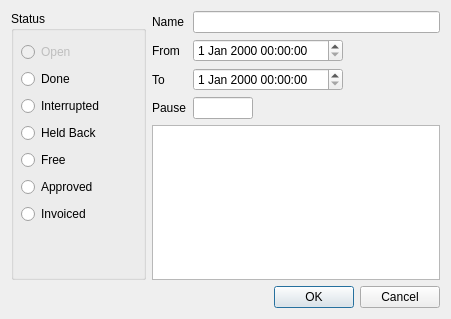
<?xml version="1.0" encoding="UTF-8"?>
<ui version="4.0">
 <class>WorkDialog</class>
 <widget class="QDialog" name="WorkDialog">
  <property name="geometry">
   <rect>
    <x>0</x>
    <y>0</y>
    <width>451</width>
    <height>319</height>
   </rect>
  </property>
  <property name="windowTitle">
   <string>Dialog</string>
  </property>
  <layout class="QVBoxLayout" name="verticalLayout_2">
   <item>
    <layout class="QHBoxLayout" name="horizontalLayout" stretch="0,0">
     <item>
      <widget class="QGroupBox" name="statuxBox">
       <property name="minimumSize">
        <size>
         <width>135</width>
         <height>0</height>
        </size>
       </property>
       <property name="title">
        <string>Status</string>
       </property>
       <property name="flat">
        <bool>false</bool>
       </property>
       <property name="checkable">
        <bool>false</bool>
       </property>
       <widget class="QWidget" name="layoutWidget">
        <property name="geometry">
         <rect>
          <x>10</x>
          <y>30</y>
          <width>118</width>
          <height>185</height>
         </rect>
        </property>
        <layout class="QVBoxLayout" name="verticalLayout">
         <item>
          <widget class="QRadioButton" name="openBtn">
           <property name="enabled">
            <bool>false</bool>
           </property>
           <property name="text">
            <string>Open</string>
           </property>
           <property name="icon">
            <iconset resource="resources.qrc">
             <normaloff>:/res/icons/active.svg</normaloff>:/res/icons/active.svg</iconset>
           </property>
           <attribute name="buttonGroup">
            <string notr="true">statusGroup</string>
           </attribute>
          </widget>
         </item>
         <item>
          <widget class="QRadioButton" name="doneBtn">
           <property name="text">
            <string>Done</string>
           </property>
           <property name="icon">
            <iconset resource="resources.qrc">
             <normaloff>:/res/icons/done.svg</normaloff>:/res/icons/done.svg</iconset>
           </property>
           <attribute name="buttonGroup">
            <string notr="true">statusGroup</string>
           </attribute>
          </widget>
         </item>
         <item>
          <widget class="QRadioButton" name="interruptedBtn">
           <property name="text">
            <string>Interrupted</string>
           </property>
           <property name="icon">
            <iconset resource="resources.qrc">
             <normaloff>:/res/icons/interrupted.svg</normaloff>:/res/icons/interrupted.svg</iconset>
           </property>
           <attribute name="buttonGroup">
            <string notr="true">statusGroup</string>
           </attribute>
          </widget>
         </item>
         <item>
          <widget class="QRadioButton" name="heldBackBtn">
           <property name="text">
            <string>Held Back</string>
           </property>
           <property name="icon">
            <iconset resource="resources.qrc">
             <normaloff>:/res/icons/heldback.svg</normaloff>:/res/icons/heldback.svg</iconset>
           </property>
           <attribute name="buttonGroup">
            <string notr="true">statusGroup</string>
           </attribute>
          </widget>
         </item>
         <item>
          <widget class="QRadioButton" name="freeBtn">
           <property name="text">
            <string>Free</string>
           </property>
           <property name="icon">
            <iconset resource="resources.qrc">
             <normaloff>:/res/icons/free.svg</normaloff>:/res/icons/free.svg</iconset>
           </property>
           <attribute name="buttonGroup">
            <string notr="true">statusGroup</string>
           </attribute>
          </widget>
         </item>
         <item>
          <widget class="QRadioButton" name="approvedBtn">
           <property name="text">
            <string>Approved</string>
           </property>
           <property name="icon">
            <iconset resource="resources.qrc">
             <normaloff>:/res/icons/approved.svg</normaloff>:/res/icons/approved.svg</iconset>
           </property>
           <attribute name="buttonGroup">
            <string notr="true">statusGroup</string>
           </attribute>
          </widget>
         </item>
         <item>
          <widget class="QRadioButton" name="invoicedBtn">
           <property name="text">
            <string>Invoiced</string>
           </property>
           <property name="icon">
            <iconset resource="resources.qrc">
             <normaloff>:/res/icons/invoiced.svg</normaloff>:/res/icons/invoiced.svg</iconset>
           </property>
           <attribute name="buttonGroup">
            <string notr="true">statusGroup</string>
           </attribute>
          </widget>
         </item>
        </layout>
       </widget>
      </widget>
     </item>
     <item>
      <layout class="QFormLayout" name="formLayout">
       <item row="0" column="0">
        <widget class="QLabel" name="label_2">
         <property name="text">
          <string>Name</string>
         </property>
        </widget>
       </item>
       <item row="0" column="1">
        <widget class="QLineEdit" name="nameEdit"/>
       </item>
       <item row="1" column="0">
        <widget class="QLabel" name="label_3">
         <property name="text">
          <string>From</string>
         </property>
        </widget>
       </item>
       <item row="1" column="1">
        <widget class="QDateTimeEdit" name="fromDateTime">
         <property name="maximumSize">
          <size>
           <width>150</width>
           <height>16777215</height>
          </size>
         </property>
        </widget>
       </item>
       <item row="2" column="0">
        <widget class="QLabel" name="label_4">
         <property name="text">
          <string>To</string>
         </property>
        </widget>
       </item>
       <item row="2" column="1">
        <widget class="QDateTimeEdit" name="toDateTime">
         <property name="maximumSize">
          <size>
           <width>150</width>
           <height>16777215</height>
          </size>
         </property>
        </widget>
       </item>
       <item row="3" column="0">
        <widget class="QLabel" name="label_5">
         <property name="text">
          <string>Pause</string>
         </property>
        </widget>
       </item>
       <item row="3" column="1">
        <widget class="QLineEdit" name="pauseEdit">
         <property name="maximumSize">
          <size>
           <width>60</width>
           <height>16777215</height>
          </size>
         </property>
         <property name="inputMask">
          <string/>
         </property>
        </widget>
       </item>
       <item row="4" column="0" colspan="2">
        <widget class="QPlainTextEdit" name="noteEdit">
         <property name="sizePolicy">
          <sizepolicy hsizetype="Expanding" vsizetype="Expanding">
           <horstretch>1</horstretch>
           <verstretch>1</verstretch>
          </sizepolicy>
         </property>
        </widget>
       </item>
      </layout>
     </item>
    </layout>
   </item>
   <item>
    <widget class="QDialogButtonBox" name="buttonBox">
     <property name="orientation">
      <enum>Qt::Horizontal</enum>
     </property>
     <property name="standardButtons">
      <set>QDialogButtonBox::Cancel|QDialogButtonBox::Ok</set>
     </property>
    </widget>
   </item>
  </layout>
 </widget>
 <resources>
  <include location="resources.qrc"/>
 </resources>
 <connections>
  <connection>
   <sender>buttonBox</sender>
   <signal>accepted()</signal>
   <receiver>WorkDialog</receiver>
   <slot>accept()</slot>
   <hints>
    <hint type="sourcelabel">
     <x>248</x>
     <y>254</y>
    </hint>
    <hint type="destinationlabel">
     <x>157</x>
     <y>274</y>
    </hint>
   </hints>
  </connection>
  <connection>
   <sender>buttonBox</sender>
   <signal>rejected()</signal>
   <receiver>WorkDialog</receiver>
   <slot>reject()</slot>
   <hints>
    <hint type="sourcelabel">
     <x>316</x>
     <y>260</y>
    </hint>
    <hint type="destinationlabel">
     <x>286</x>
     <y>274</y>
    </hint>
   </hints>
  </connection>
 </connections>
 <buttongroups>
  <buttongroup name="statusGroup"/>
 </buttongroups>
</ui>
